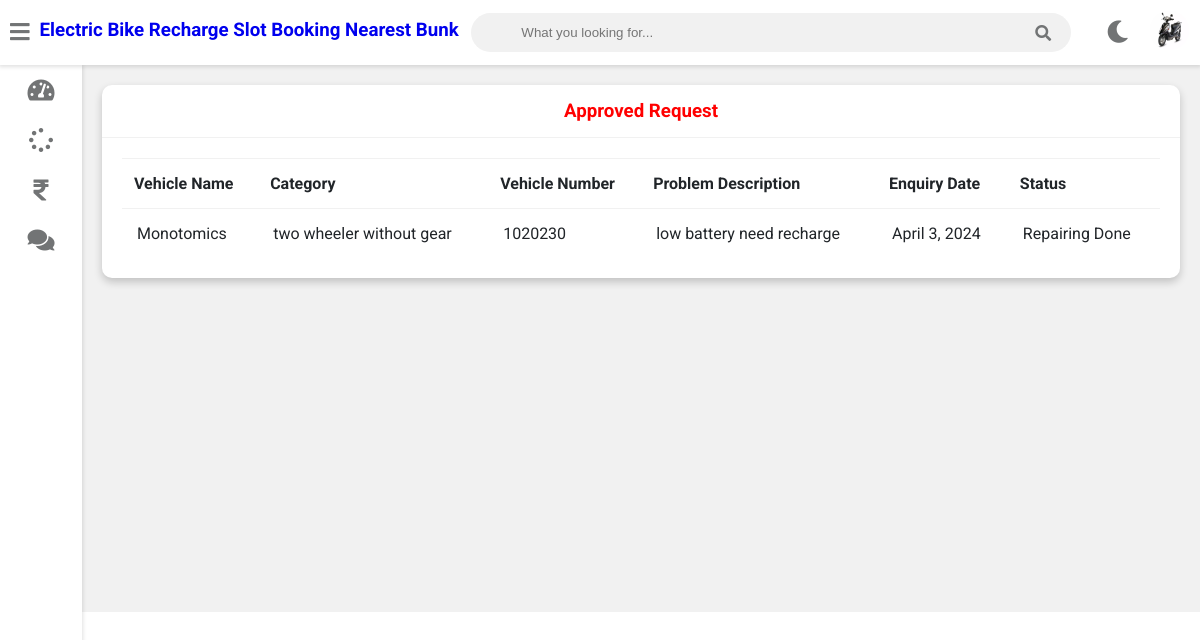
Screenshot of /customer-view-approved-request (signed in) with the database file from the repository.
### vehicle/models.py (models this page shows, shortened)
class Customer(models.Model):
    user=models.OneToOneField(User,on_delete=models.CASCADE)
    profile_pic= models.ImageField(upload_to='profile_pic/CustomerProfilePic/',null=True,blank=True)
    address = models.CharField(max_length=40)
    mobile = models.CharField(max_length=20,null=False)

class Request(models.Model):
    cat=(('two wheeler with gear','two wheeler with gear'),('two wheeler without gear','two wheeler without gear'))
    category=models.CharField(max_length=50,choices=cat)
    vehicle_no=models.PositiveIntegerField(null=False)
    vehicle_name = models.CharField(max_length=40,null=False)
    vehicle_model = models.CharField(max_length=40,null=False)
    vehicle_brand = models.CharField(max_length=40,null=False)
    problem_description = models.CharField(max_length=500,null=False)
    date=models.DateField(auto_now=True)
    cost=models.PositiveIntegerField(null=True)
    customer=models.ForeignKey('Customer', on_delete=models.CASCADE,null=True)
    mechanic=models.ForeignKey('Mechanic',on_delete=models.CASCADE,null=True)
    stat=(('Pending','Pending'),('Approved','Approved'),('Recharging','Recharging'),('Recharging Done','Recharging Done'),('Released','Released'))
    status=models.CharField(max_length=50,choices=stat,default='Pending',null=True)

### vehicle/views.py (the view)
# urls.py: path('customer-view-approved-request',views.customer_view_approved_request_view,name='customer-view-approved-request'),
@login_required(login_url='customerlogin')
@user_passes_test(is_customer)
def customer_view_approved_request_view(request):
    customer=models.Customer.objects.get(user_id=request.user.id)
    enquiries=models.Request.objects.all().filter(customer_id=customer.id).exclude(status='Pending')
    return render(request,'vehicle/customer_view_approved_request.html',{'customer':customer,'enquiries':enquiries})

### vehicle/views.py (called while the page is built)
def is_customer(user):
    return user.groups.filter(name='CUSTOMER').exists()

### templates/vehicle/customer_view_approved_request.html
{% extends 'vehicle/customerbase.html' %}
{% block content %}
	<div class="wrapper">
		<div class="row">
			<div class="col-12 col-m-12 col-sm-12">
				<div class="card">
					<div class="card-header">
						<h3 style="color:red; text-align:center" >Approved Request
						</h3>
					</div>
					<div class="card-content">
						<table>
							<thead>
                <tr>
                  <th>Vehicle Name</th>
                  <th>Category</th>
                  <th>Vehicle Number</th>
                  <th>Problem Description</th>
                  <th>Enquiry Date</th>
                  <th>Status</th>
                </tr>
							</thead>
							<tbody>
                {% for enq in enquiries %}
                <tr>
                  <td>{{enq.vehicle_name}}</td>
                  <td>{{enq.category}}</td>
                  <td>{{enq.vehicle_no}}</td>
                  <td>{{enq.problem_description}}</td>
                  <td>{{enq.date}}</td>
                  <td>{{enq.status}}</td>
                  </tr>
                {% endfor %}
							</tbody>
						</table>
					</div>
				</div>
			</div>
		</div>
<br><br><br><br><br><br><br><br><br><br><br><br><br><br><br><br>
	</div>
{% endblock content %}

### templates/vehicle/customerbase.html (shortened to what this page needs)
<!DOCTYPE html>
{% load static %}
<html>
<head>
	<link rel="stylesheet" type="text/css" href="https://cdnjs.cloudflare.com/ajax/libs/Chart.js/2.9.3/Chart.min.css">
	<link rel="stylesheet" type="text/css" href="{% static "fontawesome-free/css/all.min.css" %}">
	<link rel="stylesheet" type="text/css" href="{% static "style.css" %}">
</head>
<body class="overlay-scrollbar">
	<div class="navbar">
		<ul class="navbar-nav">
			<li class="nav-item">
				<a class="nav-link">
					<i class="fas fa-bars" onclick="collapseSidebar()"></i>
				</a>
			</li>
			<li class="nav-item">
			<a style="text-decoration:none;"href="/customer-dashboard"><h3>Electric Bike Recharge Slot Booking Nearest Bunk</h3></a>
			</li>
		</ul>
		<form class="navbar-search">
			<input type="text" name="Search" class="navbar-search-input" placeholder="What you looking for...">
			<i class="fas fa-search"></i>
		</form>
		<ul class="navbar-nav nav-right">
			<li class="nav-item mode">
				<a class="nav-link" href="#" onclick="switchTheme()">
					<i class="fas fa-moon dark-icon"></i>
				</a>
			</li>
			<li class="nav-item avt-wrapper">
				<div class="avt dropdown">
					<img src="{% static  customer.profile_pic.url %} " alt="User image" class="dropdown-toggle" data-toggle="user-menu">
				</div>
			</li>
		</ul>
	</div>
	<div class="sidebar">
		<ul class="sidebar-nav">
			<li class="sidebar-nav-item">
				<a href="/customer-dashboard" class="sidebar-nav-link">
					<div>
						<i class="fas fa-tachometer-alt"></i>
					</div>
				</a>
			</li>
			<li  class="sidebar-nav-item">
				<a href="/customer-request" class="sidebar-nav-link">
					<div>
						<i class="fas fa-spinner"></i>
					</div>
				</a>
			</li>
			<li  class="sidebar-nav-item">
				<a href="/customer-invoice" class="sidebar-nav-link">
					<div>
						<i class="fas fa-rupee-sign"></i>
					</div>
				</a>
			</li>
			<li  class="sidebar-nav-item">
				<a href="/customer-feedback" class="sidebar-nav-link">
					<div>
					<i class="fas fa-comments"></i>
					</div>
				</a>
			</li>
		</ul>
	</div>
<div>
	<div class="content">
		{% block content %}
		{% endblock content %}
	</div>
</div>
</body>
</html>

### static/style.css (style rules this page uses)
:root { --primary-color: #4834d4; --success-color: #6ab04c; --warning-color: #f0932b; --danger-color: #eb4d4b; --light-color: #212529; --light-second-color: #727475; --light-background: #ffffff; --light-second-background: #f1f1f1; --dark-color: #909090; --dark-second-color: #f5f6fa; --dark-background: #23242D; --dark-second-background: #181818; }
.light { --main-bg-color: var(--light-background); --second-bg-color: var(--light-second-background); --main-color: var(--light-color); --second-color: var(--light-second-color); }
* { box-sizing: border-box; }
body { font-family: 'Roboto', sans-serif; background: var(--main-bg-color); color: var(--main-color); margin: 0; }
.navbar { display: flex; flex-direction: row; background: var(--main-bg-color); color: var(--main-color); position: fixed; top: 0; right: 0; left: 0; z-index: 101; box-shadow: rgba(0,0,0,0.12) 0px 1px 4px 1px; }
.navbar-nav { list-style: none; display: flex; flex-direction: row; padding-left: 0; margin-bottom: 0; margin-top: 0; }
.nav-link { float: left; text-align: center; padding: 21px 10px; text-decoration: none; font-size: 17px; color: var(--second-color); position: relative; }
.navbar-nav i { font-size: 1.4rem; }
.nav-right { margin-left: auto; }
.navbar-search { position: relative; margin: auto; width: 50%; }
.navbar-search input { background: var(--second-bg-color); border: none; padding: 12px 50px 12px 50px; width: 100%; outline: none; color: var(--main-color); border-radius: 20px; }
.navbar-search i { position: absolute; top: 50%; right: 20px; transform: translateY(-50%); color: var(--second-color); cursor: pointer; }
.avt img { width: 39px; height: 39px; border-radius: 50%; }
.avt { padding: 11px }
.dropdown { position: relative; }
.wrapper { padding: 10px; margin-left: 82px; padding-top: 75px; background: var(--second-bg-color); transition: margin-left .5s; }
.sidebar { width: 82px; height: 100vh; position: fixed; margin-top: 65px; background: var(--main-bg-color); box-shadow: rgba(0,0,0,0.12) 0px 1px 4px 1px; overflow: hidden; z-index: 100; transition: width .5s; }
.sidebar-nav { list-style: none; padding: 0; margin: 0; display: flex; flex-direction: column; align-items: center; height: 100vh; }
.sidebar-nav-item { width: 100%; }
.sidebar-nav-link { display: flex; align-items: center; color: var(--main-color); text-decoration: none; }
.sidebar-nav-link i { font-size: 1.5rem; color: var(--second-color); position: absolute; left: 50%; top: 50%; transform: translate(-50%, -50%); }
.sidebar-nav-link div { min-width: 82px; height: 50px; position: relative; }
.row { display: flex; flex-wrap: wrap; flex-direction: row; }
.row:after, .row:before { box-sizing: border-box; }
[class*="col-"] { padding: 10px; }
@media only screen and (min-width: 600px) { .col-sm-12 { width: 100%; } }
@media only screen and (min-width: 768px) { .col-m-12 { width: 100%; } }
@media only screen and (min-width: 992px) { .col-12 { width: 100%; } }
.card { background: var(--main-bg-color); color: var(--main-color); border-radius: 10px; margin-bottom: 10px; box-shadow: 0 4px 8px 0 rgba(0,0,0,0.2); }
.card-header { padding: 15px 30px; border-bottom: 1px solid var(--second-bg-color); position: relative; }
.card-header h3 { margin: 0; }
.card-content { padding: 20px; overflow-x: auto; }
table { border-collapse: collapse; width: 100%; }
table td { border-top: 1px solid var(--second-bg-color); padding: 15px; }
table th { border-top: 1px solid var(--second-bg-color); border-bottom: 1px solid var(--second-bg-color); padding: 15px 12px; text-align: left; }

### rows the page displays
Customer: profile_pic (picture)
Request: vehicle_name "Monotomics", category "two wheeler without gear", vehicle_no "1020230", problem_description "low battery need recharge", date "April 3, 2024", status "Repairing Done"
